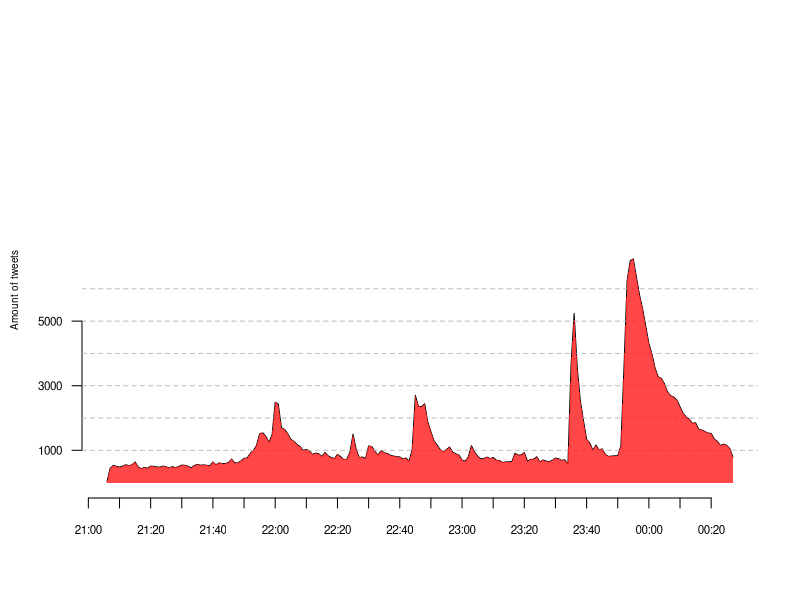

Source code (R):
# read table
tweets.minute = read.delim('tweets.minute.tab', sep='\t', header=T)

starttime = strptime('18:00', '%H:%M')
# annotations
annos = read.delim('annos_nedaus.tab', sep=';', header=F)

# parse timestamp
tweets.minute$timestamp = strptime(tweets.minute$variable, '%H:%M') + 3600*2

# sort
tweets.minute.ordered = tweets.minute[ order(tweets.minute$timestamp), ]
d = tweets.minute.ordered[!is.na(tweets.minute.ordered$timestamp),]

# plot
png('tweets.minute.png', height=1000, width=2500, res=200)
plot(d$timestamp, d$freq, type='l', ylim=c(0, max(d$freq) + 5000),
     xlab='', ylab='Amount of tweets', axes=F, cex.lab=0.6
    )
axis.POSIXct(1, x=d$timestamp, 
             at=seq(from=starttime, to=d$timestamp[length(d$timestamp)], by=600), 
             cex.axis=0.7)
axis(2, at=seq(from=1000, max(d$freq), by=2000), las=1, cex.axis=0.7)

# set horizontal lines
hl = seq(from=1000, to=max(d$freq), by=1000)
abline(h=hl, col='grey', lty=2)

# create annotations
for (i in 1:nrow(annos)){
  t = starttime + annos[i,1] * 60
  abline(v=t, lty=3, col='darkgrey')
  text(t, max(d$freq) + 1000, annos[i,2], srt=90, pos=3, cex=0.7)
}

# create area
polygon( x=c( d$timestamp[1], d$timestamp, d$timestamp[nrow(d)], 
              d$timestamp[nrow(d)], rev(d$timestamp), d$timestamp[1]),
         y=c( 0, d$freq, 0,
              rep(0, nrow(d) + 2) ),
         col=rgb(1, 0.1, 0.1,0.8), border=NA
       )
dev.off()
